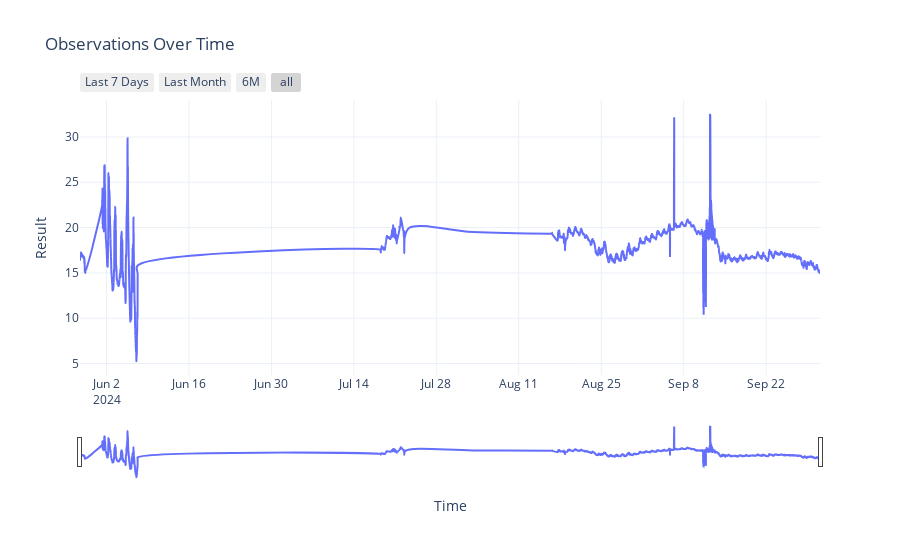

The cell this chart's notebook holds for it:
### Code cell
import plotly.express as px

# Plot with Plotly
fig = px.line(
    df_obs, 
    x='phenomenonTime', 
    y='result', 
    title='Observations Over Time',
    labels={'phenomenonTime': 'Time', 'result': 'Measurement Value'},
    line_shape='spline'
)

# Add interactive date range slider and buttons
fig.update_layout(
    xaxis_title='Time',
    yaxis_title='Result',
    template='plotly_white',
    hovermode='x unified',
    
    # Add range slider
    xaxis=dict(
        rangeselector=dict(
            buttons=list([
                dict(count=7, label="Last 7 Days", step="day", stepmode="backward"),
                dict(count=1, label="Last Month", step="month", stepmode="backward"),
                dict(count=6, label="6M", step="month", stepmode="backward"),
                dict(step="all")  # Show all data
            ])
        ),
        rangeslider=dict(visible=True),  # Enable the range slider
        type="date"
    )
)

# Show the plot
fig.show()

### Figure 1 — Plotly figure (JSON) as saved in the notebook; plotly's stock layout.template omitted (floating-point values rounded to 4 significant figures; data arrays with more than 128 entries replaced by an {"elided": "..."} marker saying what was removed)
{"data": [{"hovertemplate": "Time=%{x}<br>Measurement Value=%{y}<extra></extra>", "legendgroup": "", "line": {"color": "#636efa", "dash": "solid", "shape": "spline"}, "marker": {"symbol": "circle"}, "mode": "lines", "name": "", "orientation": "v", "showlegend": false, "type": "scatter", "x": {"elided": "15597 str values"}, "xaxis": "x", "y": {"elided": "15597 float values"}, "yaxis": "y"}], "layout": {"hovermode": "x unified", "legend": {"tracegroupgap": 0}, "title": {"text": "Observations Over Time"}, "xaxis": {"anchor": "y", "domain": [0, 1], "rangeselector": {"buttons": [{"count": 7, "label": "Last 7 Days", "step": "day", "stepmode": "backward"}, {"count": 1, "label": "Last Month", "step": "month", "stepmode": "backward"}, {"count": 6, "label": "6M", "step": "month", "stepmode": "backward"}, {"step": "all"}]}, "rangeslider": {"visible": true}, "title": {"text": "Time"}, "type": "date"}, "yaxis": {"anchor": "x", "domain": [0, 1], "title": {"text": "Result"}}}}
